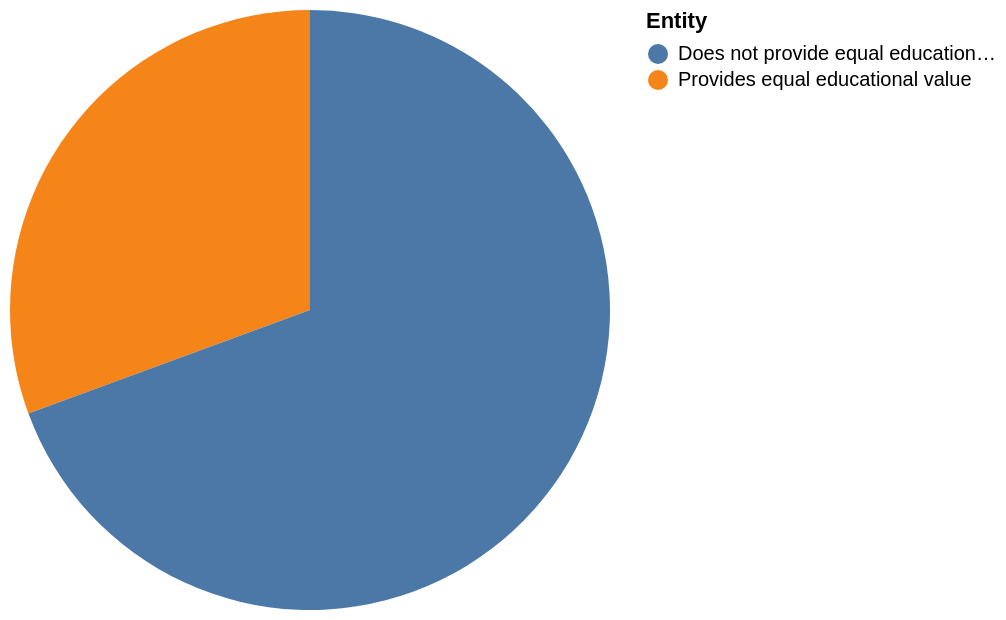

Describe this chart as a Vega-Lite specification.
### Vega-Lite specification from a JSON file in a GitHub repository (floating-point values rounded to 4 significant figures)
{"$schema": "https://vega.github.io/schema/vega-lite/v5.json", "description": "Pie chart auto-generated from CSV", "data": {"values": [{"Entity": "Provides equal educational value", "Value": "30"}, {"Entity": "Does not provide equal educational value", "Value": "68"}]}, "mark": "arc", "encoding": {"theta": {"field": "Value", "type": "quantitative"}, "color": {"field": "Entity", "type": "nominal"}}}
